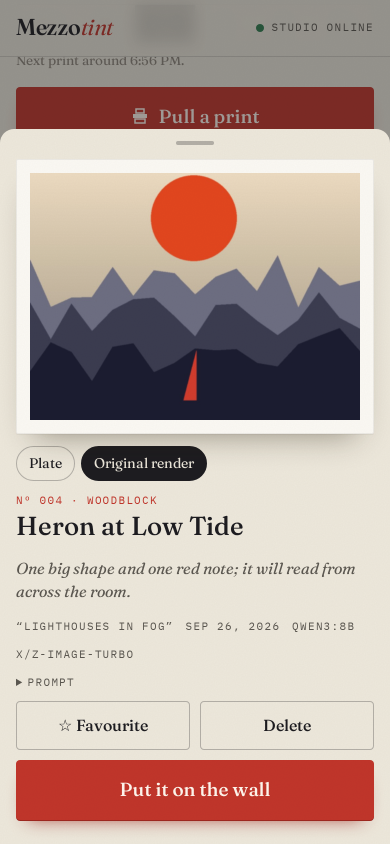
#> input picture media/phone-original.png, 780 x 1688 px (shown at 1/2 size)
$ python proof.py ../../media/phone-original.png
#> lines starting #> are read from the running program, lines starting #| are printed output that depends on the picture
### src/mezzotint/ink.py
"""The ink engine.

Turns an arbitrary RGB image into a three-ink plate (paper, black, red) for a
tri-colour e-paper panel, the way a print shop would separate artwork for a
two-colour press:

1. Fit   – cover-crop to the panel's aspect around a focal point, resample.
2. Tone  – auto-levels, contrast curve, gamma, unsharp mask.
3. Separate – move every pixel into *ink space*: a 2-D coordinate of
   (lightness, redness). Redness comes from CIELAB hue proximity to vermilion
   and chroma, so blues and greens become neutral greys (black screen) while
   reds, oranges and warm magentas are routed to the red plate.
4. Screen – quantise ink space to the three inks with one of several screens:
   error diffusion (Floyd–Steinberg, Atkinson, Jarvis, Stucki, Sierra Lite),
   ordered Bayer, rotated clustered-dot halftone (45° black / 15° red, like a
   real two-drum risograph), or a hard threshold for relief-print looks.
5. Mount  – optional matte, plate mark and a pixel-type colophon.

Everything here is NumPy + Pillow so it runs on a Raspberry Pi 3.
"""

from __future__ import annotations

import math
from dataclasses import dataclass, replace

import numpy as np
from PIL import Image, ImageFilter

# Ink indices match the Inky library: WHITE=0, BLACK=1, RED=2.
PAPER, BLACK, RED = 0, 1, 2

# What the physical inks look like, for on-phone proofs. Calibrated against an
# Inky wHAT (red): the "white" is a neutral, slightly cool e-paper grey and the
# red is a clean vermilion, so proofs on the phone match the wall.
PREVIEW_INKS = {
    PAPER: (226, 227, 224),
    BLACK: (36, 36, 40),
    RED: (198, 38, 32),
}

# Ink positions in (lightness, redness) space.
INK_POINTS = {PAPER: (1.0, 0.0), BLACK: (0.0, 0.0), RED: (0.48, 1.0)}
RED_HUE_DEG = 38.0  # CIELAB hue angle of a warm vermilion
RED_FLOOR = 0.22  # redness below this never reaches the red plate
RED_LIGHTNESS_LEAK = 0.15  # share of a red pixel's lightness error passed on

SCREENS = {
    "floyd": "Floyd–Steinberg",
    "atkinson": "Atkinson",
    "jarvis": "Jarvis–Judice–Ninke",
    "stucki": "Stucki",
    "sierra": "Sierra Lite",
    "bayer": "Bayer 8×8",
    "halftone": "Halftone 45°/15°",
    "threshold": "Hard threshold",
}

MATTES = ("bleed", "plate", "matted")

# (dx, dy, weight) diffusion kernels, weights normalised below.
_KERNELS = {
    "floyd": [(1, 0, 7), (-1, 1, 3), (0, 1, 5), (1, 1, 1)],
    # Atkinson deliberately diffuses only 6/8 of the error: crisp highlights.
    "atkinson": [(1, 0, 1), (2, 0, 1), (-1, 1, 1), (0, 1, 1), (1, 1, 1), (0, 2, 1)],
    "jarvis": [
        (1, 0, 7), (2, 0, 5),
        (-2, 1, 3), (-1, 1, 5), (0, 1, 7), (1, 1, 5), (2, 1, 3),
        (-2, 2, 1), (-1, 2, 3), (0, 2, 5), (1, 2, 3), (2, 2, 1),
    ],
    "stucki": [
        (1, 0, 8), (2, 0, 4),
        (-2, 1, 2), (-1, 1, 4), (0, 1, 8), (1, 1, 4), (2, 1, 2),
        (-2, 2, 1), (-1, 2, 2), (0, 2, 4), (1, 2, 2), (2, 2, 1),
    ],
    "sierra": [(1, 0, 2), (-1, 1, 1), (0, 1, 1)],
}
_KERNEL_DIVISOR = {"floyd": 16, "atkinson": 8, "jarvis": 48, "stucki": 42, "sierra": 4}


@dataclass(frozen=True)
class PlateSettings:
    screen: str = "atkinson"
    red: float = 0.6
    contrast: float = 1.15
    gamma: float = 1.0
    sharpen: float = 0.6
    matte: str = "bleed"
    focus_x: float = 0.5  # 0..1 focal point for the cover crop
    focus_y: float = 0.5

    def clamp(self) -> "PlateSettings":
        return replace(
            self,
            screen=self.screen if self.screen in SCREENS else "atkinson",
            red=float(min(1.0, max(0.0, self.red))),
            contrast=float(min(2.5, max(0.5, self.contrast))),
            gamma=float(min(2.0, max(0.5, self.gamma))),
            sharpen=float(min(2.0, max(0.0, self.sharpen))),
            matte=self.matte if self.matte in MATTES else "bleed",
            focus_x=float(min(1.0, max(0.0, self.focus_x))),
            focus_y=float(min(1.0, max(0.0, self.focus_y))),
        )


# --------------------------------------------------------------------------
# 1. Fit
# --------------------------------------------------------------------------

def fit(img: Image.Image, size: tuple[int, int], fx: float = 0.5, fy: float = 0.5) -> Image.Image:
    """Cover-crop to the target aspect ratio around a focal point, then resample."""
    img = img.convert("RGB")
    tw, th = size
    sw, sh = img.size
    target = tw / th
    if sw / sh > target:  # too wide: crop width
        cw, ch = int(round(sh * target)), sh
    else:
        cw, ch = sw, int(round(sw / target))
    left = int(round((sw - cw) * fx))
    top = int(round((sh - ch) * fy))
    img = img.crop((left, top, left + cw, top + ch))
    # Two-step downsample keeps LANCZOS from ringing on huge reductions.
    if cw > tw * 4:
        img = img.reduce(max(1, cw // (tw * 2)))
    return img.resize(size, Image.LANCZOS)


# --------------------------------------------------------------------------
# 2. Tone
# --------------------------------------------------------------------------

def _srgb_to_lab(rgb: np.ndarray) -> np.ndarray:
    """rgb float array in 0..1, shape (..., 3) -> CIELAB (D65)."""
    lin = np.where(rgb <= 0.04045, rgb / 12.92, ((rgb + 0.055) / 1.055) ** 2.4)
    m = np.array(
        [[0.4124564, 0.3575761, 0.1804375],
         [0.2126729, 0.7151522, 0.0721750],
         [0.0193339, 0.1191920, 0.9503041]]
    )
    xyz = lin @ m.T
    xyz /= np.array([0.95047, 1.0, 1.08883])
    eps = 216 / 24389
    kappa = 24389 / 27
    f = np.where(xyz > eps, np.cbrt(xyz), (kappa * xyz + 16) / 116)
    L = 116 * f[..., 1] - 16
    a = 500 * (f[..., 0] - f[..., 1])
    b = 200 * (f[..., 1] - f[..., 2])
    return np.stack([L, a, b], axis=-1)


def _tone(lightness: np.ndarray, contrast: float, gamma: float) -> np.ndarray:
    """Auto-levels, a smooth contrast S-curve and gamma, all on 0..1 lightness."""
    lo, hi = np.percentile(lightness, [1.0, 99.0])
    if hi - lo > 1e-3:
        lightness = (lightness - lo) / (hi - lo)
    lightness = np.clip(lightness, 0.0, 1.0)
    # Contrast as a sigmoid centred on mid grey; 1.0 is identity.
    if abs(contrast - 1.0) > 1e-3:
        k = (contrast - 1.0) * 6.0
        if k > 0:
            s = 1 / (1 + np.exp(-k * (lightness - 0.5)))
            s0, s1 = 1 / (1 + math.exp(k * 0.5)), 1 / (1 + math.exp(-k * 0.5))
            lightness = (s - s0) / (s1 - s0)
        else:
            lightness = 0.5 + (lightness - 0.5) * contrast
    lightness = np.clip(lightness, 0.0, 1.0) ** (1.0 / gamma)
    return lightness


# --------------------------------------------------------------------------
# 3. Separate
# --------------------------------------------------------------------------

def separate(img: Image.Image, s: PlateSettings) -> tuple[np.ndarray, np.ndarray]:
    """Return (lightness, redness) arrays in 0..1 for a fitted RGB image."""
    if s.sharpen > 0:
        img = img.filter(ImageFilter.UnsharpMask(radius=1.2, percent=int(s.sharpen * 160), threshold=1))
    rgb = np.asarray(img, dtype=np.float64) / 255.0
    lab = _srgb_to_lab(rgb)
    L = lab[..., 0] / 100.0
    chroma = np.hypot(lab[..., 1], lab[..., 2])
    hue = np.degrees(np.arctan2(lab[..., 2], lab[..., 1]))
    dh = np.radians(((hue - RED_HUE_DEG + 180) % 360) - 180)
    # A cosine window around vermilion: oranges and warm magentas count a
    # little, blues and greens never do.
    hue_w = np.clip(np.cos(dh), 0.0, 1.0) ** 4
    redness = hue_w * np.clip((chroma - 24.0) / 36.0, 0.0, 1.0)
    gain = 0.4 + 1.8 * s.red
    redness = np.clip(redness * gain, 0.0, 1.0) if s.red > 0 else np.zeros_like(redness)
    # Red is a spot ink and should be deliberate: faint warmth (a cream horizon,
    # a tan wall) falls below the floor and prints as neutral tone, not speckle.
    redness = np.clip((redness - RED_FLOOR) / (1.0 - RED_FLOOR), 0.0, 1.0)
    lightness = _tone(L, s.contrast, s.gamma)
    # Keep strongly red regions near the red ink's own value so tone curves
    # do not push a red poster shape into black.
    lightness = lightness * (1 - 0.5 * redness) + INK_POINTS[RED][0] * 0.5 * redness
    return lightness, redness


# --------------------------------------------------------------------------
# 4. Screen
# --------------------------------------------------------------------------

_RED_WEIGHT = 1.3  # how much a mismatch in redness costs vs lightness


def _nearest(l: float, r: float) -> int:
    best, best_d = PAPER, 1e9
    for ink, (il, ir) in INK_POINTS.items():
        d = (l - il) ** 2 + _RED_WEIGHT * (r - ir) ** 2
        if d < best_d:
            best, best_d = ink, d
    return best


def _nearest_vec(l: np.ndarray, r: np.ndarray) -> np.ndarray:
    ds = []
    for ink in (PAPER, BLACK, RED):
        il, ir = INK_POINTS[ink]
        ds.append((l - il) ** 2 + _RED_WEIGHT * (r - ir) ** 2)
    return np.argmin(np.stack(ds), axis=0).astype(np.uint8)


def _diffuse(l: np.ndarray, r: np.ndarray, kernel: str) -> np.ndarray:
    """Serpentine error diffusion in ink space. Pure-Python inner loop on lists
    is faster than NumPy scalar indexing and fine for ~30k pixels on a Pi."""
    h, w = l.shape
    L = l.tolist()
    R = r.tolist()
    out = np.zeros((h, w), dtype=np.uint8)
    taps = [(dx, dy, wt / _KERNEL_DIVISOR[kernel]) for dx, dy, wt in _KERNELS[kernel]]
    pts = INK_POINTS
    red = RED
    for y in range(h):
        rev = y % 2 == 1
        xs = range(w - 1, -1, -1) if rev else range(w)
        Ly, Ry = L[y], R[y]
        row = out[y]
        for x in xs:
            # Clamp what has accumulated so one bright or saturated region
            # cannot bank error and release it as a halo further down.
            lv = min(max(Ly[x], -0.3), 1.3)
            rv = min(max(Ry[x], -0.3), 1.3)
            ink = _nearest(lv, rv)
            row[x] = ink
            il, ir = pts[ink]
            el, er = lv - il, rv - ir
            if ink == red:
                # Red is a spot ink: its lightness differs from the artwork's
                # reds by design. Passing that difference on would print a
                # pale ghost of every red shape in the tone around it.
                el *= RED_LIGHTNESS_LEAK
            if el == 0.0 and er == 0.0:
                continue
            for dx, dy, wt in taps:
                nx = x - dx if rev else x + dx
                ny = y + dy
                if 0 <= nx < w and ny < h:
                    L[ny][nx] += el * wt
                    R[ny][nx] += er * wt
    return out


def _bayer(n: int = 8) -> np.ndarray:
    m = np.array([[0, 2], [3, 1]])
    while m.shape[0] < n:
        m = np.block([[4 * m, 4 * m + 2], [4 * m + 3, 4 * m + 1]])
    return (m + 0.5) / m.size


def _ordered(l: np.ndarray, r: np.ndarray) -> np.ndarray:
    h, w = l.shape
    b = _bayer(8)
    t = np.tile(b, (h // 8 + 1, w // 8 + 1))[:h, :w]
    t2 = np.tile(b.T, (h // 8 + 1, w // 8 + 1))[:h, :w]  # decorrelated for red
    return _nearest_vec(l + (t - 0.5) * 0.9, r + (t2 - 0.5) * 0.9)


def _screen(h: int, w: int, angle_deg: float, cell: float) -> np.ndarray:
    """Clustered-dot screen: threshold in 0..1, low values at dot centres."""
    yy, xx = np.mgrid[0:h, 0:w].astype(np.float64)
    a = math.radians(angle_deg)
    u = (xx * math.cos(a) + yy * math.sin(a)) / cell
    v = (-xx * math.sin(a) + yy * math.cos(a)) / cell
    spot = (np.cos(2 * math.pi * u) + np.cos(2 * math.pi * v)) / 4 + 0.5
    return 1.0 - spot


def _halftone(l: np.ndarray, r: np.ndarray) -> np.ndarray:
    h, w = l.shape
    # Screen ruling scales with the panel so dots stay a few pixels wide.
    cell = max(3.2, w / 100)  # ~4 px dots on a wHAT: fine grain, still reads as riso
    red_screen = _screen(h, w, 15.0, cell * 1.15)
    black_screen = _screen(h, w, 45.0, cell)
    out = np.full((h, w), PAPER, dtype=np.uint8)
    darkness = 1.0 - l
    # Red drum prints first, black overprints where it's darker than red ink.
    is_red = r > red_screen
    out[is_red] = RED
    black_need = np.where(is_red, (darkness - (1 - INK_POINTS[RED][0])) * 2.0, darkness)
    out[black_need > black_screen] = BLACK
    return out


def screen(l: np.ndarray, r: np.ndarray, method: str) -> np.ndarray:
    if method in _KERNELS:
        return _diffuse(l, r, method)
    if method == "bayer":
        return _ordered(l, r)
    if method == "halftone":
        return _halftone(l, r)
    return _nearest_vec(l, r)  # threshold


# --------------------------------------------------------------------------
# 5. Mount: matte, plate mark, colophon in a 3x5 pixel face
# --------------------------------------------------------------------------

_FONT = {
    "A": [".#.", "#.#", "###", "#.#", "#.#"], "B": ["##.", "#.#", "##.", "#.#", "##."],
    "C": [".##", "#..", "#..", "#..", ".##"], "D": ["##.", "#.#", "#.#", "#.#", "##."],
    "E": ["###", "#..", "##.", "#..", "###"], "F": ["###", "#..", "##.", "#..", "#.."],
    "G": [".##", "#..", "#.#", "#.#", ".##"], "H": ["#.#", "#.#", "###", "#.#", "#.#"],
    "I": ["###", ".#.", ".#.", ".#.", "###"], "J": ["..#", "..#", "..#", "#.#", ".#."],
    "K": ["#.#", "#.#", "##.", "#.#", "#.#"], "L": ["#..", "#..", "#..", "#..", "###"],
    "M": ["#...#", "##.##", "#.#.#", "#...#", "#...#"], "N": ["#..#", "##.#", "#.##", "#..#", "#..#"],
    "O": [".#.", "#.#", "#.#", "#.#", ".#."], "P": ["##.", "#.#", "##.", "#..", "#.."],
    "Q": [".#.", "#.#", "#.#", "##.", ".##"], "R": ["##.", "#.#", "##.", "#.#", "#.#"],
    "S": [".##", "#..", ".#.", "..#", "##."], "T": ["###", ".#.", ".#.", ".#.", ".#."],
    "U": ["#.#", "#.#", "#.#", "#.#", "###"], "V": ["#.#", "#.#", "#.#", "#.#", ".#."],
    "W": ["#...#", "#...#", "#.#.#", "##.##", "#...#"], "X": ["#.#", "#.#", ".#.", "#.#", "#.#"],
    "Y": ["#.#", "#.#", ".#.", ".#.", ".#."], "Z": ["###", "..#", ".#.", "#..", "###"],
    "0": ["###", "#.#", "#.#", "#.#", "###"], "1": [".#.", "##.", ".#.", ".#.", "###"],
    "2": ["##.", "..#", ".#.", "#..", "###"], "3": ["##.", "..#", ".#.", "..#", "##."],
    "4": ["#.#", "#.#", "###", "..#", "..#"], "5": ["###", "#..", "##.", "..#", "##."],
    "6": [".##", "#..", "###", "#.#", "###"], "7": ["###", "..#", ".#.", ".#.", ".#."],
    "8": ["###", "#.#", "###", "#.#", "###"], "9": ["###", "#.#", "###", "..#", "##."],
    " ": ["...", "...", "...", "...", "..."], ".": ["...", "...", "...", "...", ".#."],
    ",": ["...", "...", "...", ".#.", "#.."], "-": ["...", "...", "###", "...", "..."],
    ":": ["...", ".#.", "...", ".#.", "..."], "'": [".#.", ".#.", "...", "...", "..."],
    "!": [".#.", ".#.", ".#.", "...", ".#."], "?": ["##.", "..#", ".#.", "...", ".#."],
    "/": ["..#", "..#", ".#.", "#..", "#.."], "&": [".#.", "#.#", ".#.", "#.#", ".##"],
    "º": ["###", "#.#", "###", "...", "###"], "·": ["...", "...", ".#.", "...", "..."],
    "+": ["...", ".#.", "###", ".#.", "..."], "#": ["#.#", "###", "#.#", "###", "#.#"],
}


def _glyph(ch: str) -> list[str]:
    return _FONT.get(ch, _FONT["?"])


# [29 lines left out: functions text_width, draw_text, _truncate, not called in this run]


def mount_geometry(size: tuple[int, int], matte: str) -> tuple[int, int, int, int]:
    """Return (x, y, w, h) of the image window for a given matte."""
    w, h = size
    if matte == "matted":
        side = max(6, w // 32)
        return side, side, w - 2 * side, h - side - 14
    if matte == "plate":
        m = max(5, w // 30)
        return m, m, w - 2 * m, h - 2 * m
    return 0, 0, w, h


def render(
    img: Image.Image,
    size: tuple[int, int],
    settings: PlateSettings,
    title: str = "",
    edition: int | None = None,
) -> np.ndarray:
    """Full pipeline. Returns an (h, w) uint8 plate of ink indices."""
    s = settings.clamp()
    w, h = size
    x0, y0, iw, ih = mount_geometry(size, s.matte)
    fitted = fit(img, (iw, ih), s.focus_x, s.focus_y)
    l, r = separate(fitted, s)
    inner = screen(l, r, s.screen)
    plate = np.full((h, w), PAPER, dtype=np.uint8)
    plate[y0:y0 + ih, x0:x0 + iw] = inner
    if s.matte in ("plate", "matted"):
        # A 1px plate mark one pixel outside the image, like an intaglio bevel.
        px0, py0, px1, py1 = x0 - 2, y0 - 2, x0 + iw + 1, y0 + ih + 1
        plate[py0, px0:px1 + 1] = BLACK
        plate[py1, px0:px1 + 1] = BLACK
        plate[py0:py1 + 1, px0] = BLACK
        plate[py0:py1 + 1, px1] = BLACK
    if s.matte == "matted":
        ty = h - 10
        ed = f"Nº {edition:03d}" if edition is not None else ""
        ed_w = text_width(ed)
        plate_title = _truncate(title.strip(), iw - ed_w - 8)
        draw_text(plate, plate_title, x0, ty, BLACK)
        if ed:
            draw_text(plate, ed, x0 + iw - ed_w, ty, RED)
    return plate


# --------------------------------------------------------------------------
# Output helpers
# --------------------------------------------------------------------------

# [8 lines left out: function to_palette_image, not called in this run]


def to_preview(plate: np.ndarray, scale: int = 1) -> Image.Image:
    """RGB proof in approximate ink colours, optionally pixel-upscaled."""
    lut = np.array([PREVIEW_INKS[PAPER], PREVIEW_INKS[BLACK], PREVIEW_INKS[RED]], dtype=np.uint8)
    im = Image.fromarray(lut[plate], mode="RGB")
    if scale > 1:
        im = im.resize((im.width * scale, im.height * scale), Image.NEAREST)
    return im


# [44 lines left out: functions ink_coverage, welcome_card, not called in this run]

### src/mezzotint/proof.py
"""A procedural sampler scene plus the `mezzotint-proof` contact-sheet tool.

The sampler is drawn, not generated, so style swatches exist before any
model has run: a sun, layered hills, water and a boat, with a tonal sky.
The proof tool runs any image through every style (or every screen) and lays
the plates out on one sheet, so a designer can compare separations side by
side the way you'd compare test pulls.
"""

from __future__ import annotations

import argparse
from dataclasses import asdict
from functools import lru_cache
from pathlib import Path

from PIL import Image, ImageDraw, ImageFilter, ImageFont

from . import ink
from .styles import STYLES


@lru_cache(maxsize=1)
def sampler(size: tuple[int, int] = (800, 600)) -> Image.Image:
    w, h = size
    im = Image.new("RGB", size)
    d = ImageDraw.Draw(im)
    for y in range(h):
        t = y / h
        d.line([(0, y), (w, y)], fill=(int(250 - 70 * t), int(236 - 110 * t), int(214 - 120 * t)))
    d.ellipse((w * 0.56, h * 0.14, w * 0.80, h * 0.46), fill=(222, 52, 34))
    d.polygon([(0, h * .62), (w * .2, h * .40), (w * .38, h * .58), (w * .58, h * .36), (w * .8, h * .6),
               (w, h * .48), (w, h), (0, h)], fill=(96, 92, 110))
    d.polygon([(0, h * .78), (w * .3, h * .60), (w * .55, h * .74), (w * .82, h * .58), (w, h * .70),
               (w, h), (0, h)], fill=(34, 36, 52))
    d.rectangle((0, h * .84, w, h), fill=(70, 112, 160))
    d.polygon([(w * .40, h * .93), (w * .47, h * .74), (w * .47, h * .93)], fill=(205, 60, 44))
    d.line([(w * .36, h * .94), (w * .52, h * .94)], fill=(20, 20, 24), width=max(2, h // 90))
    return im.filter(ImageFilter.GaussianBlur(1.5))


def style_swatch(style_id: str, size: tuple[int, int] = (160, 120)):
    style = next(s for s in STYLES if s.id == style_id)
    s = ink.PlateSettings(**asdict(style.plate), matte="bleed")
    return ink.render(sampler(), size, s)


def _label(img: Image.Image, text: str) -> Image.Image:
    out = Image.new("RGB", (img.width, img.height + 22), (250, 248, 243))
    out.paste(img, (0, 0))
    d = ImageDraw.Draw(out)
    text = text.replace("–", "-").replace("×", "x").replace("°", " deg")  # bitmap default font is ASCII
    d.text((2, img.height + 5), text, fill=(30, 29, 33), font=ImageFont.load_default())
    return out


def main() -> None:
    ap = argparse.ArgumentParser(description="Contact sheet of three-ink plates for an image.")
    ap.add_argument("image", nargs="?", help="source image (default: built-in sampler)")
    ap.add_argument("-o", "--out", default="proof-sheet.png")
    ap.add_argument("--size", default="400x300", help="panel size, e.g. 400x300 or 250x122")
    ap.add_argument("--by", choices=["style", "screen"], default="style")
    ap.add_argument("--scale", type=int, default=2)
    a = ap.parse_args()

    size = tuple(int(v) for v in a.size.split("x"))
    src = Image.open(a.image).convert("RGB") if a.image else sampler()
#> src is the input picture: PIL image 780x1688 RGB; mean R, G, B 185.1, 165.4, 157.5
    tiles = []
    if a.by == "style":
        for st in STYLES:
            p = ink.render(src, size, ink.PlateSettings(**asdict(st.plate)))
            tiles.append(_label(ink.to_preview(p, a.scale), f"{st.name}  ·  {ink.SCREENS[st.plate.screen]}"))
#> this loop made 8 passes
#> pass 1, in fit, `img = img.crop((left, top, left + cw, top + ch))`:
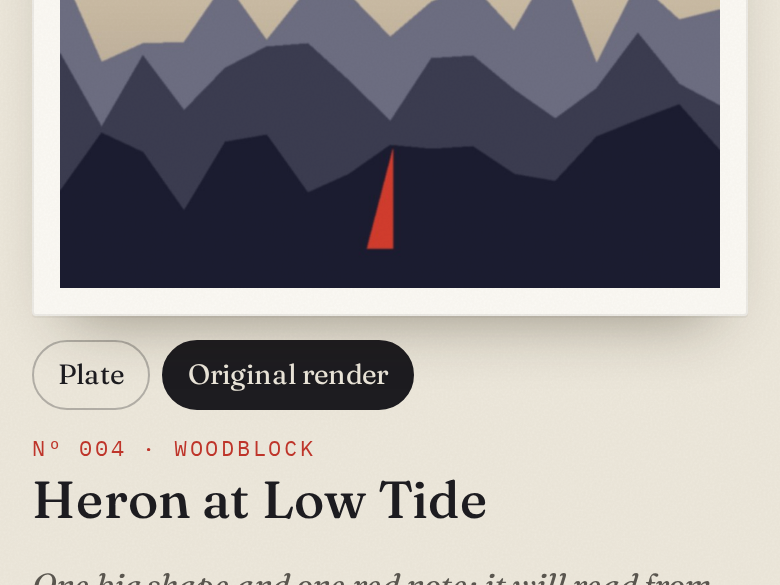
#> img: PIL image 780x585 RGB; mean R, G, B 152.6, 149.2, 150.3
#> pass 1, in separate, `img = img.filter(ImageFilter.UnsharpMask(radius=1.2, percent=int(s.sha..`:
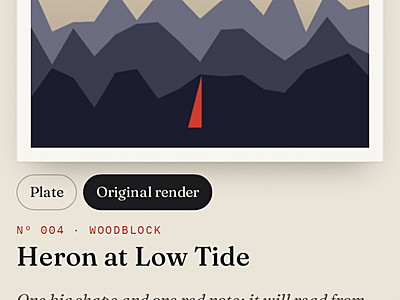
#> img: PIL image 400x300 RGB; mean R, G, B 152.4, 149.1, 150.2
#> after the loop:
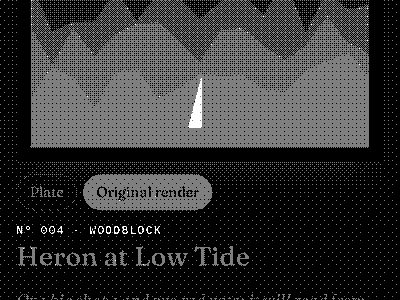
#> p: shape (300, 400); min 0, max 2, mean 0.399; drawn with min black and max white
#> after the loop, tiles = 8 items
    else:
        for key, name in ink.SCREENS.items():
            p = ink.render(src, size, ink.PlateSettings(screen=key))
            tiles.append(_label(ink.to_preview(p, a.scale), name))
    cols = 2
    tw, th = tiles[0].size
#> tw = 800; th = 622
    rows = (len(tiles) + cols - 1) // cols
#> rows = 4
    gap = 16
    sheet = Image.new("RGB", (cols * tw + (cols + 1) * gap, rows * th + (rows + 1) * gap), (250, 248, 243))
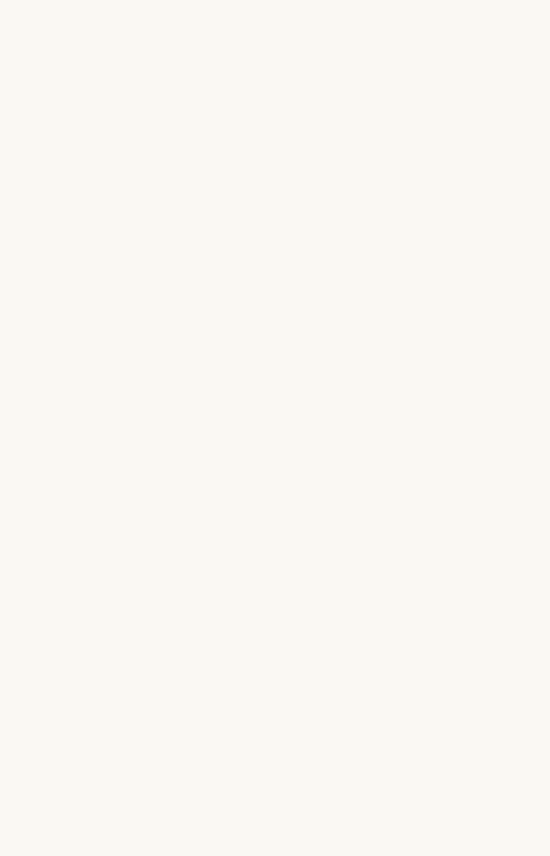
#> sheet: PIL image 1648x2568 RGB (shown at 1/3 size); mean R, G, B 250, 248, 243
    for i, t in enumerate(tiles):
        sheet.paste(t, (gap + (i % cols) * (tw + gap), gap + (i // cols) * (th + gap)))
#> this loop made 8 passes
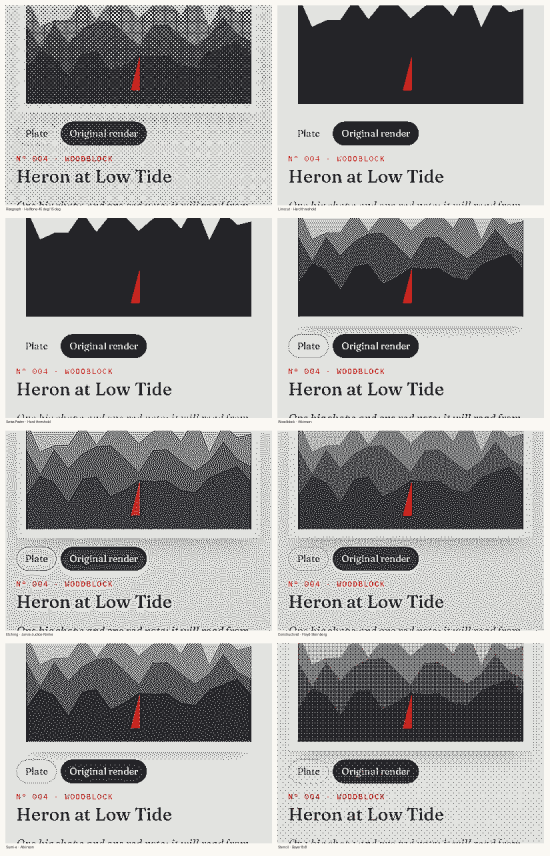
#> sheet: PIL image 1648x2568 RGB (shown at 1/3 size); mean R, G, B 159.5, 159.1, 158.4
    sheet.save(a.out)
    print(f"wrote {a.out}")


if __name__ == "__main__":
    main()
